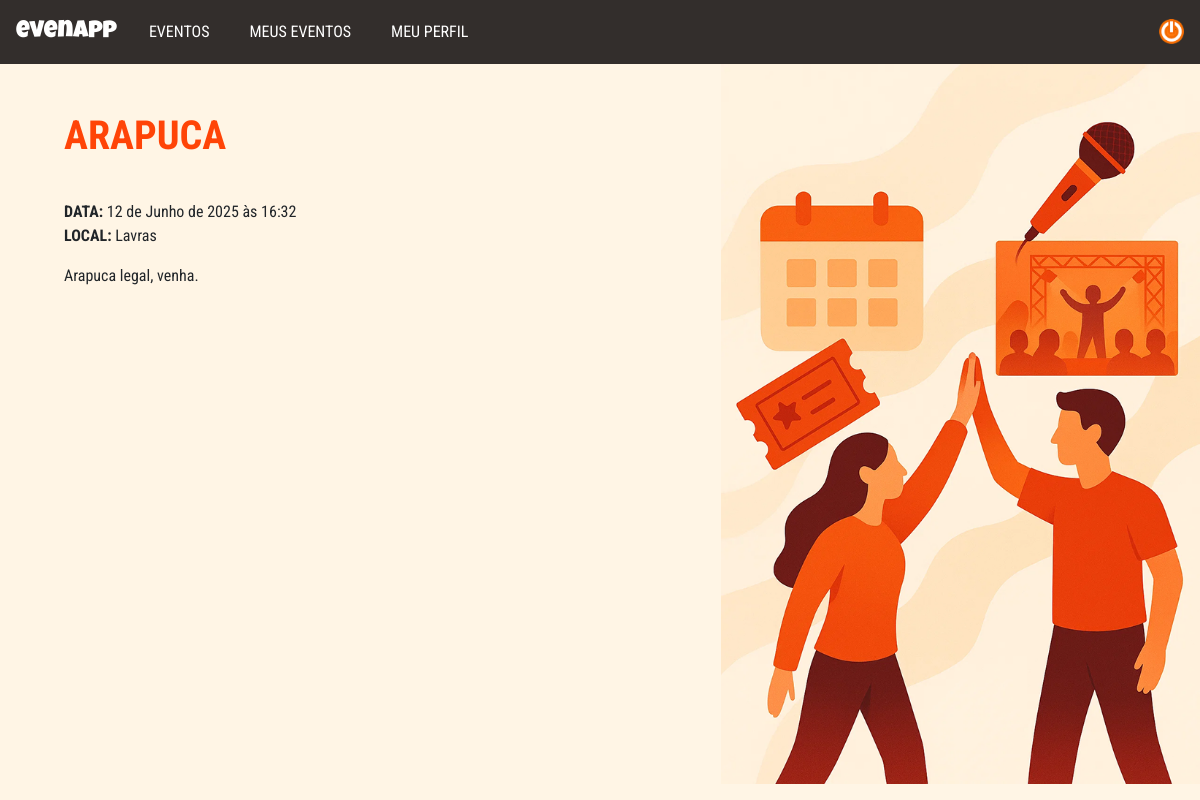
Screenshot of /eventos/8/ (signed in) with the database file from the repository.
### evenapp/models.py (models this page shows, shortened)
class Evento(models.Model):
    titulo = models.CharField(max_length=255)
    data = models.DateTimeField()
    local = models.CharField(max_length=255)
    descricao = models.TextField(blank=True)
    organizador = models.ForeignKey(
        Usuario,
        on_delete=models.CASCADE,
        related_name='eventos_organizados'
    )

### evenapp/views.py (the view)
# urls.py: path('eventos/<int:id>/', views.details, name='details'),
def details(request, id):
    evento = Evento.objects.get(id=id)
    inscrito = False
    past_date = evento.data.date() < date.today()
    if request.user.is_authenticated and request.user.tipo == 'normal':
        inscrito = Inscricao.objects.filter(evento=evento, usuario=request.user).exists()
    return render(request, 'events/details.html', {
        'evento': evento,
        'inscrito': inscrito,
        'past_date': past_date,
    })

### evenapp/templates/events/details.html (shortened to what this page needs)
{% extends "base.html" %}
{% load static %}
{% block extra_css %}
<link rel="stylesheet" href="{% static 'css/details.css' %}">
{% endblock %}
{% block content %}
<div class="container event-info">
    <div class="row">
        <div class="col-7 details">
            <h1 class="title pt-5">{{evento.titulo}}</h1>
            <div class="info">
                <p class="event-date"><b>DATA:</b> {{evento.data}}</p>
                <p class="event-local"><b>LOCAL:</b> {{evento.local}}</p>
                <p>{{evento.descricao}}</p>
            </div>
        </div>
        <div class="col-5 image">
            <img src="{% static 'img/details.png' %}" alt="Imagem de evento">
        </div>
    </div>
</div>
{% endblock %}

### evenapp/static/css/style.css (style rules this page uses)
body { font-family: 'Luckiest Guy'; background-color: #FFF5E5; height: 100vh; }

### evenapp/static/css/details.css (style rules this page uses)
.details { font-family: 'Roboto Condensed'; display: flex; flex-direction: column; }
h1.title { font-weight: bold; text-transform: uppercase; color: #FF4407 !important; margin-left: 4rem; }
.event-info { max-width: 100%; height: 90vh; margin: 0; padding: 0; }
.row { height: 90vh; }
.info { margin: 0 4rem; }
.event-date { margin: 2rem 0 0 0; }
.image { display: flex; justify-content: end; }
.image img { height: 90vh; }

### rows the page displays
Evento: titulo "ARAPUCA", data "12 de Junho de 2025 às 16:32", local "Lavras", descricao "Arapuca legal, venha."
